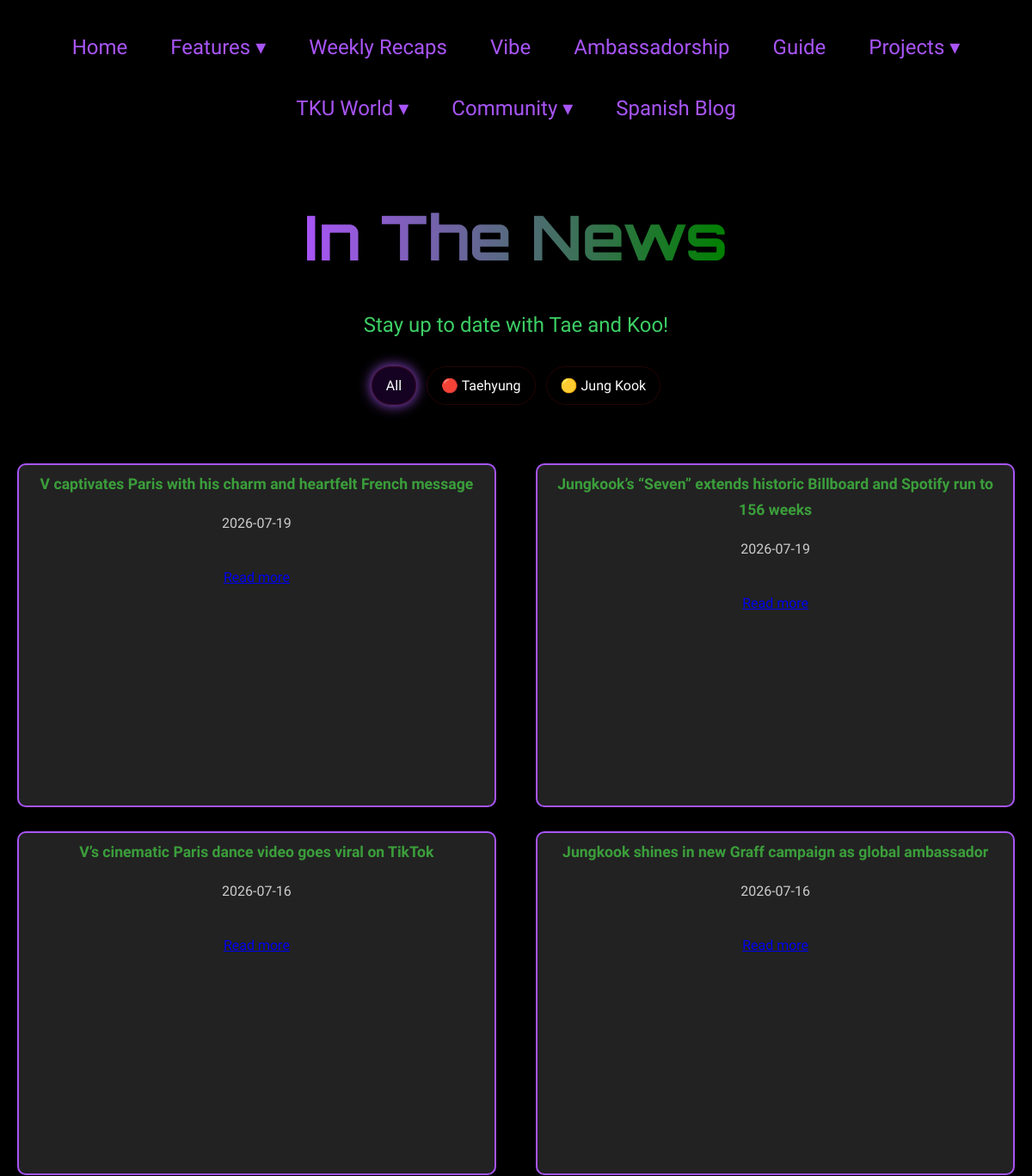
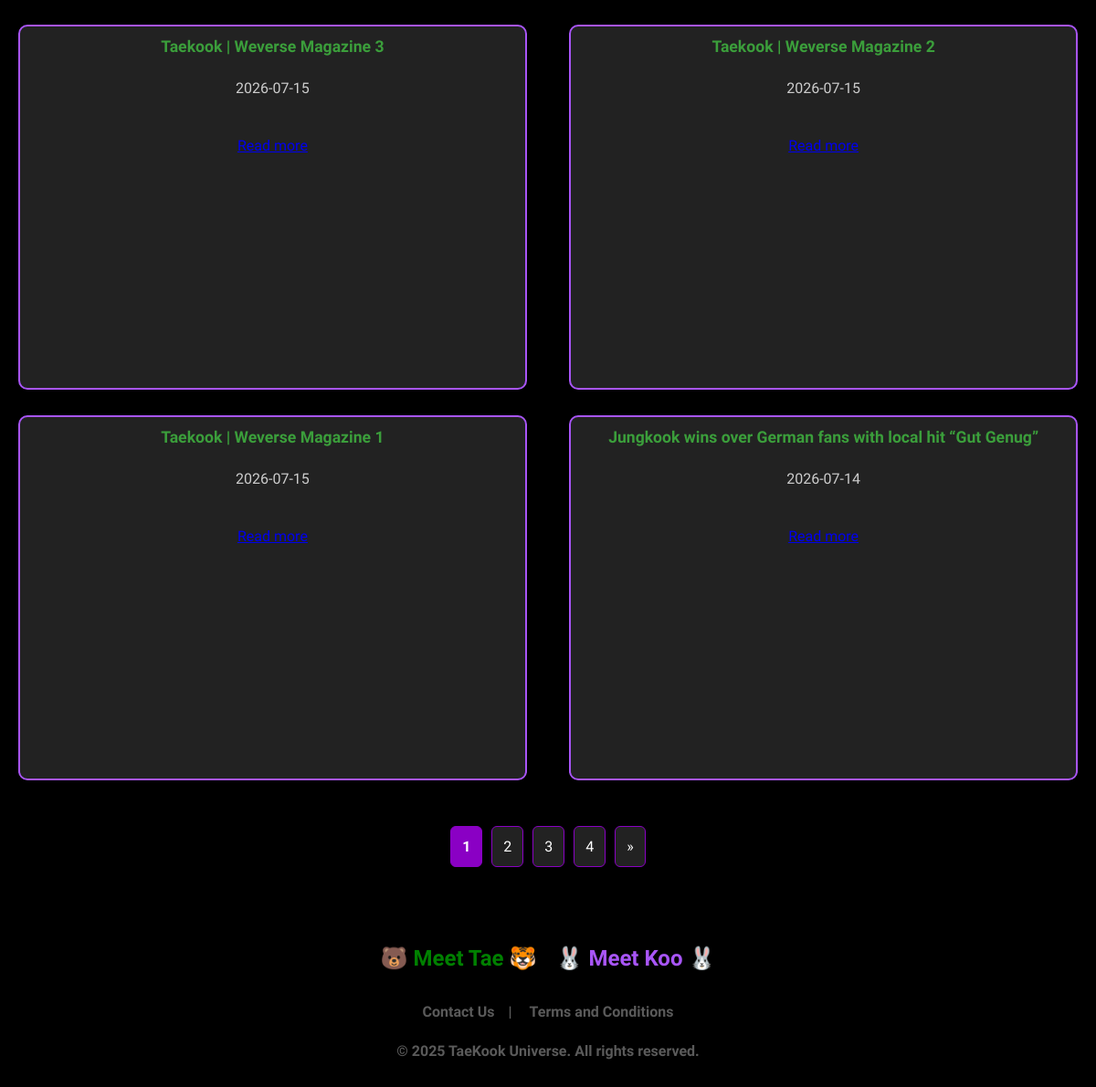
/inthenews, run on the app's committed database (2 pictures, top to bottom).
### models.py (models this page shows, shortened)
class InTheNews(db.Model):
    __tablename__ = 'inthenews'
    id = db.Column(db.Integer, primary_key=True)
    date = db.Column(db.String(50), nullable=False)
    artist = db.Column(db.String(100), nullable=False)
    title = db.Column(db.String(200), nullable=False)
    image = db.Column(db.String(255), nullable=False)
    description = db.Column(db.Text, nullable=True)
    link = db.Column(db.String(255), nullable=True)

### routes/updates.py (the view)
@updates_bp.route('/inthenews')
def inthenews():
    page = request.args.get('page', 1, type=int)
    artist = request.args.get('artist')
    query = InTheNews.query
    if artist: query = query.filter((InTheNews.artist == artist) | (InTheNews.artist == "TaeKook"))
    pagination = query.order_by(InTheNews.date.desc()).paginate(page=page, per_page=8, error_out=False)
    song_file, song_name = get_page_music("inthenews")
    return render_template("04.inthenews.html", inthenews=pagination.items, pagination=pagination, endpoint="updates.inthenews", song_file=song_file, song_name=song_name)

### helpers.py (called while the page is built)
def get_page_music(page_name):
    music = BackgroundMusic.query.filter_by(
        page_name=page_name
    ).first()
    return (
        music.file_name if music else "default.mp3",
        music.song_name if music else "Default Song"
    )

### routes/games.py (called while the page is built)
@games_bp.app_context_processor
def inject_halloween_flag():
    return {
        "halloween_hunt_active": (
            request.path == "/halloween-hunt" or
            request.cookies.get("halloween_hunt_active") == "true"
        )
    }

### templates/04.inthenews.html (shortened to what this page needs)
{% extends "00.base.html" %}
{% block extra_css %}
<link rel="stylesheet" href="{{ url_for('static', filename='css/features.css') }}">
{% endblock %}
{% from "components/filters.html" import category_filters %}
{% block content %}
<div class="main-content">
    <h1 class="heading">In The News</h1>
    <p class="caption">Stay up to date with Tae and Koo!</p>
    {{ category_filters(endpoint) }}
    <div class="inthenews-cards">
        {% for news in inthenews %}
        <div class="inthenews-card" data-artist="{{ news.artist }}">
            <div class="card-header">
                <h2 class="title">{{ news.title }}</h2>
                <p class="date">
                    {{ news.date.strftime('%B %d, %Y') if news.date.__class__.__name__ == 'date' else news.date }}
                </p>
            </div>
            <div class="card-body">
                {% if "instagram.com" in news.image %}
                    <div class="instagram-wrapper">
                    </div>
                {% else %}
                    <img src="{{ news.image }}" alt="{{ news.title }}">
                {% endif %}
                {% if news.link %}
                <a class="read-more" href="{{ news.link }}" target="_blank">Read more</a>
                {% endif %}
            </div>
        </div>
        {% endfor %}
    </div>
    {% include "components/pagination.html" with context %}
</div>
{% endblock %}

### templates/00.base.html (shortened to what this page needs)
<!DOCTYPE html>
<html lang="en">
<head>
    <link rel="stylesheet" href="{{ url_for('static', filename='css/global.css') }}">
    {% block extra_css %}{% endblock %}
</head>
<body>
    <div class="wrapper">
        <div class="night-sky" id="night-sky"></div>
        <nav class="navbar">
            <ul>
                <li><a href="/">Home</a></li>
                <li class="dropdown">
                    <a href="#" class="dropbtn">Features ▾</a>
                </li>
                <li><a href="/recap">Weekly Recaps</a></li>
                <li><a href="/vibe">Vibe</a></li>
                <li><a href="/brandambassador">Ambassadorship</a></li>
                <li><a href="/guide">Guide</a></li>
                <li class="dropdown">
                    <a href="/projects" class="dropbtn">Projects ▾</a>
                </li>
                <li class="dropdown">
                    <a href="#" class="dropbtn">TKU World ▾</a>
                </li>
                <li class="dropdown">
                    <a href="#" class="dropbtn">Community ▾</a>
                </li>
                <li><a href="https://taekook.bimoribox.com/">Spanish Blog</a></li>
            </ul>
        </nav>
        <main>
            {% include "components/audio_control.html" %}
            {% block content %}{% endblock %}
        </main>
        <footer>
            <div class="meet-taekook">
                <p>
                    <a href="/meet-tae" style="color: #008000; text-decoration: none; margin-right: 15px;">🐻 Meet Tae 🐯</a>
                    <a href="/meet-koo" style="color: #a855f7; text-decoration: none;">🐰 Meet Koo 🐰</a>
                </p>
            </div>
            <p>
                <a href="mailto:tkuniverse9795@gmail.com" style="color: #5a5a5a; text-decoration: none; margin-right: 15px;">Contact Us</a>|
                <a href="/termsandconditions" style="color: #5a5a5a; text-decoration: none; margin-left: 15px;">Terms and Conditions</a>
            </p>
            <p>&copy; 2025 TaeKook Universe. All rights reserved.</p>
        </footer>
    </div>
</body>
</html>

### templates/components/filters.html
{% macro category_filters(endpoint) %}
<div class="filters">
    <a class="filter-btn all-btn
       {% if not request.args.get('artist') %}active{% endif %}"
       href="{{ url_for(endpoint) }}">
        All
    </a>
    <a class="filter-btn tae-btn
       {% if request.args.get('artist') == 'Taehyung' %}active{% endif %}"
       href="{{ url_for(endpoint, artist='Taehyung') }}">
        🔴 Taehyung
    </a>
    <a class="filter-btn koo-btn
       {% if request.args.get('artist') == 'Jungkook' %}active{% endif %}"
       href="{{ url_for(endpoint, artist='Jungkook') }}">
        🟡 Jung Kook
    </a>
</div>
{% endmacro %}

### templates/components/audio_control.html (shortened to what this page needs)
<div id="audioControl">
    <span id="audioIcon">🔊</span>
</div>

### templates/components/pagination.html (shortened to what this page needs)
{% if pagination.pages > 1 %}
<div class="pagination">
    {% for page_num in pagination.iter_pages() %}
        {% if page_num %}
            {% if page_num == pagination.page %}
                <span class="active-page">{{ page_num }}</span>
            {% else %}
            <a href="{{ url_for(endpoint, page=page_num, artist=request.args.get('artist')) }}">
                {{ page_num }}
            </a>
            {% endif %}
        {% else %}
            <span>...</span>
        {% endif %}
    {% endfor %}
    {% if pagination.has_next %}
    <a href="{{ url_for(endpoint, page=pagination.next_num, artist=request.args.get('artist')) }}">
        &raquo;
    </a>
    {% endif %}
</div>
{% endif %}

### static/css/global.css (style rules this page uses)
*,*::before,*::after { box-sizing:border-box; }
html { scroll-behavior:smooth; height:100%; }
body { min-height:100vh; margin:0; padding:0; display:flex; flex-direction:column; background:#000; color:#fff; font-family:'Fira Sans Condensed',sans-serif; line-height:1.7; }
main { position:relative; z-index:2; }
.wrapper { display:flex; flex-direction:column; min-height:100vh; }
.night-sky { position:fixed; top:0; left:0; width:100vw; height:100vh; background-color:#000; pointer-events:none; z-index:0; }
#audioControl { position:fixed; top:90px; right:20px; font-size:28px; cursor:pointer; background:rgba(0,0,0,.7); color:white; padding:12px; border-radius:50%; z-index:99999; text-align:center; }
.navbar { background-color:#000; padding:20px; display:flex; justify-content:center; align-items:center; position:sticky; top:0; z-index:9999; }
.navbar ul { list-style:none; display:flex; flex-wrap:wrap; justify-content:center; margin:0; padding:0; }
.navbar li { margin:15px 25px; position:relative; }
.navbar a { font-family:'Fira Sans Condensed',serif; text-decoration:none; color:#a855f7; font-size:1.5rem; transition:color .3s ease; }
.dropdown .dropbtn { cursor:pointer; }
footer { font-family:'Fira Sans Condensed',serif; padding:10px; font-size:1rem; font-weight:bold; text-align:center; width:100%; background-color:#000; color:#5a5a5a; box-sizing:border-box; position:relative; margin-top:auto; bottom:0; z-index:1; }
footer .meet-taekook { font-size:1.5rem; }
.main-content { display: flex; flex-direction: column; justify-content: flex-start; align-items: center; width: 100%; position: relative; text-align: center; padding: 2vh 0; flex: 1; margin: 0 auto; z-index: 1; background: transparent; }
.main-content .heading { font-family: 'Orbitron', sans-serif; font-size: 4.5rem; font-weight: bold; text-align: center; background: linear-gradient(90deg, #a855f7, #008000); -webkit-background-clip: text; -webkit-text-fill-color: transparent; animation: fadeIn 2s ease-out; margin: 2vh 0 20px 0; z-index: 100; }
.main-content .caption { font-family: 'Fira Sans Condensed', serif; font-size: 1.5rem; color: #3dcf64; margin: 0.5rem 10px; text-align: center; max-width: 100%; line-height: 1.2; text-shadow: 2px 2px 4px rgba(0,0,0,0.6), -2px -2px 4px rgba(0,0,0,0.4), 0px 4px 6px rgba(0,0,0,0.3); z-index: 100; }
.filters { display: flex; justify-content: center; flex-wrap: wrap; gap: 12px; margin-top: 25px; margin-bottom: 30px; }
.filter-btn { text-decoration:none; padding: 8px 16px; border-radius: 25px; font-family: 'Fira Sans Condensed', serif; font-size: 16px; background: transparent; color: white; border: 1px solid rgba(247, 32, 32, 0.15); cursor: pointer; transition: all 0.3s ease; }
.all-btn.active { background: rgba(106,13,173,0.2); box-shadow: 0 0 15px #a855f7; }

### data on the page
InTheNews: title "V captivates Paris with his charm and heartfelt French message", date "2026-07-19"
InTheNews: title "Jungkook’s “Seven” extends historic Billboard and Spotify run to 156 weeks", date "2026-07-19"
InTheNews: title "V’s cinematic Paris dance video goes viral on TikTok", date "2026-07-16"
InTheNews: title "Jungkook shines in new Graff campaign as global ambassador", date "2026-07-16"
InTheNews: title "Taekook | Weverse Magazine 3", date "2026-07-15"
InTheNews: title "Taekook | Weverse Magazine 2", date "2026-07-15"
InTheNews: title "Taekook | Weverse Magazine 1", date "2026-07-15"
InTheNews: title "Jungkook wins over German fans with local hit “Gut Genug”", date "2026-07-14"

### other printed values
{{ page_num }} "1"
{{ page_num }} "2" "3" "4"
